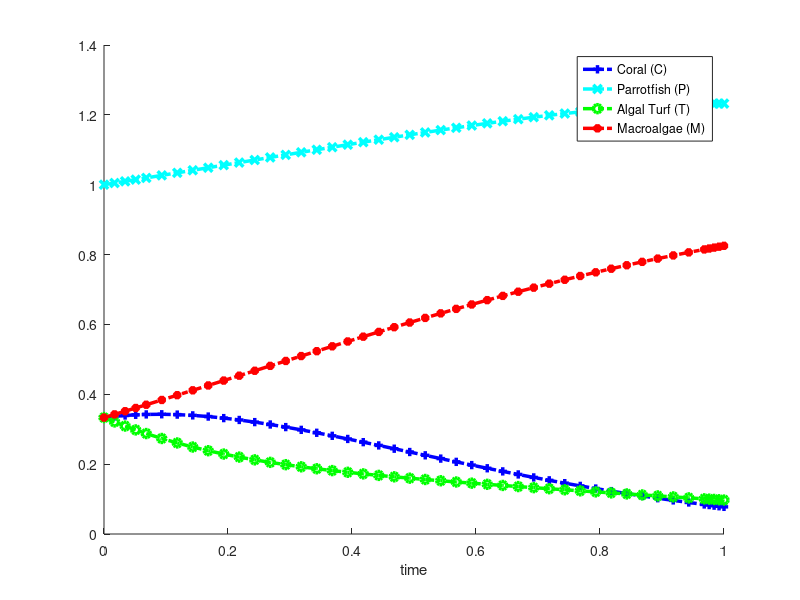

This chart was generated by the following MATLAB code:


r = 10;
d = 2; %unknown
a = 2; %unknown
gamma = 3; %unknown
g = 10;
beta = 21; %unknown
kapa = 0.6; %known but not used
mu = 0.22;
h = -0.1; %<----CONTROL VARIABLE FOR GAME THEORY
alpha = 1;
q = 0.47;

g = @(P) (alpha*P)/beta;

% set up DFE
% dC/dt = rTC + sigmaPC - C(aM + d) #ignore sigmaPC for now
% dP/dt = qP(1-P/betaC) + kapaP - (h + mu)P #remove kapaP, so  = qP(1-P/betaC) - (h + mu)P
% dT/dt = dC + (g(P)M)/(M + T) - (rC + gammaM)T
% dM/dt = aMC + gammaMT - (g(P)M)/(M + T)
%
% C = y(1), P = y(2), T = y(3), M = y(4)
f = @(t,y) [r*y(3)*y(1) - y(1)*(a*y(4) + d),
            q*y(2)*(1-(y(2)/(beta*y(1)))) - (h+mu)*y(2), 
            d*y(1) + (g(y(2))*y(4))/(y(4)+y(3)) - (r*y(1) + gamma*y(4))*y(3),
            a * y(4)*y(1) + gamma*y(4)*y(3) - (g(y(2))*y(4))/(y(4)+y(3))];

C = 1/3;
P = 1;
T = 1/3;
M = 1/3;
        
  
% solve with ODE 45
% IC: x = 1, y = 0.5
[t,ya] = ode45(f, [0 1], [C, P, T, M]);

% graph
figure
hold on
plot(t, ya(:,1), '+-.b', 'Linewidth', 2.5)
plot(t, ya(:,2), 'x-.c', 'Linewidth', 2.5)
plot(t, ya(:,3), 'o-.g', 'Linewidth', 2.5)
plot(t, ya(:,4), '*-.r', 'Linewidth', 2.5)
legend('Coral (C)', 'Parrotfish (P)', 'Algal Turf (T)', 'Macroalgae (M)')
xlabel('time')
ylabel('')
